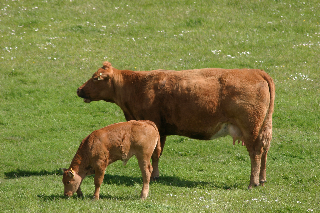
%> input picture Project/textonizationTestImg.bmp, 320 x 213 px
$ octave testFilters.m   (GNU Octave 9; MATLAB toolbox functions it lacks are replaced by stand-ins)
%> lines starting %> are read from the running program, lines starting %| are printed output that depends on the picture
### Project/getOneDimGaussianFilter.m
%{
getOneDimGaussianFilter.m

ML founndations - 2012A
Yaniv Bar

Get a derivative Gaussian lowpass filter
of size 'filterSize' with standard deviation 'sigma'

Input:
filterSize - filter size
sigma - standard deviation
der - (X) 1D-X, (Y) 1D-Y

Output:
gaussianFilter -  a one directional Gaussian lowpass filter
%}

function [gaussianFilter]=getOneDimGaussianFilter(filterSize, sigma, der)
if(strcmp(der,'X')==1)
  gaussianFilter=myGaussianFilter(filterSize,sigma,'X');
elseif(strcmp(der,'Y')==1)
  gaussianFilter=myGaussianFilter(filterSize,sigma,'Y');
end

### Project/getSymmetricGaussianFilter.m
%{
getSymmetricGaussianFilter.m

ML founndations - 2012A
Yaniv Bar

Get a rotationally symmetric Gaussian lowpass filter
of size 'filterSize' with standard deviation 'sigma'

Input:
filterSize - filter size
sigma - standard deviation

Output:
gaussianFilter -  a rotationally symmetric Gaussian lowpass filter
%}

function [gaussianFilter]=getSymmetricGaussianFilter(filterSize, sigma)
gaussianFilter=myGaussianFilter(filterSize,sigma,'S');
% alt: gaussianFilter=fspecial('gaussian',filterSize,sigma);

### Project/getSymmetricLogFilter.m
%{
getSymmetricLogFilter.m

ML founndations - 2012A
Yaniv Bar

Get a rotationally symmetric LOG filter
of size 'filterSize' with standard deviation 'sigma' using fspecial method

Input:
filterSize - filter size
sigma - standard deviation

Output:
logFilter -  a rotationally symmetric LOG filter
%}

function [logFilter]=getSymmetricLogFilter(filterSize, sigma)
logFilter=fspecial('log',filterSize,sigma);

### Project/myGaussianFilter.m
%{
myGaussianFilter.m

ML founndations - 2012A
Yaniv Bar

Input:
filterSize - filter size
filterStd - filter standard deviation
der - (X) 1D-X, (Y) 1D-Y, (S) 2D - Sym (X & Y)

Output:
outputFilter - filter

%}
function [outputFilter]=myGaussianFilter(filterSize,filterStd, der);
filter_n = filterSize(1);
filter_m =  filterSize(2);

[x,y] = meshgrid(-floor(filter_m/2):floor((filter_m-1)/2),-floor(filter_n/2):floor((filter_n-1)/2));
% generating gaussian filter

if(strcmp(der,'S')==1)
    D=sqrt(x.^2+y.^2);
    outputFilter=exp(-(D.^2)./(2*(filterStd.^2)));
elseif(strcmp(der,'X')==1)
    D=sqrt(x.^2);
    outputFilter=exp(-(D.^2)./(2*(filterStd.^2)));
elseif(strcmp(der,'Y')==1)
    D=sqrt(y.^2);
    outputFilter=exp(-(D.^2)./(2*(filterStd.^2)));
end

outputFilter=outputFilter./(sum(sum(outputFilter)));

### Project/testFilters.m
%{
testFilters.m

ML founndations - 2012A
Yaniv Bar

In the image textonization process an input image is convolved with a filter-bank which includes a 17 - dimensional feature filteres.
The feature filtered image bank is made of 3 Gaussians, 4 Laplacian of Gaussians (LoG) and 4 first order derivatives of Gaussians.
The three Gaussian kernels (with sigma = 1, 2, 4) are applied to each H,S,V channel, thus producing 9 filter responses.
The four LoGs (with sigma = 1, 2, 4, 8) were applied to the V channel only, thus producing 4 filter responses.
The four derivatives of Gaussians were divided into the two x and y aligned sets, each with two different
values of kernels (sigma = 2, 4). Derivatives of Gaussians were also applied to the V channel only, thus producing 4 final filter
responses.

This program tests the filters.
%}

clear;

imgFileName = 'textonizationTestImg.bmp';
srcIm = imread(imgFileName);
%> srcIm is the input picture: size 213x320x3 uint8; mean R, G, B 125.8, 128.4, 66.8
Im = im2double(srcIm);
[Im_n,Im_m,Im_d]=size(Im);
%> Im_n = 213; Im_m = 320; Im_d = 3

if(Im_d ~= 3)
    error('Only work on colored images!')
    exit;
else
    Im_hsv = rgb2hsv(Im);
%> Im_hsv: size 213x320x3 double; mean H, S, V 0.172, 0.532, 0.537
    Im_h = Im_hsv(:,:,1);
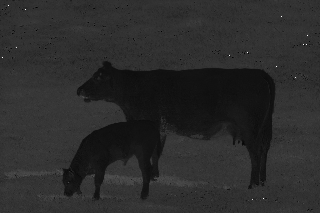
%> Im_h: size 213x320 double; min 0, max 0.993, mean 0.172
    Im_s = Im_hsv(:,:,2);
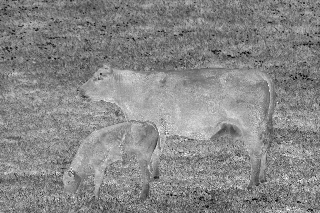
%> Im_s: size 213x320 double; min 0.00392, max 1, mean 0.532
    Im_v = Im_hsv(:,:,3);
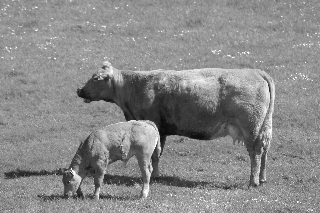
%> Im_v: size 213x320 double; min 0.0353, max 1, mean 0.537
end

resIm = cat(3,Im_h,Im_s,Im_v);
resIm=hsv2rgb(resIm);

figure;
subplot(2,3,1); imagesc(Im);title('HSV decomposition');
subplot(2,3,2); imagesc(resIm);
subplot(2,3,4); imagesc(Im_h);colormap(gray);
subplot(2,3,5); imagesc(Im_s);colormap(gray);
subplot(2,3,6); imagesc(Im_v);colormap(gray);

filterSize=[11,11];
sigma_val1=1;
sigma_val2=2;
sigma_val4=4;
sigma_val8=8;

gaussianFilter = getOneDimGaussianFilter(filterSize,1,'X');
filteredIm_v=conv2(Im_v,gaussianFilter,'same');
figure;
subplot(2,2,1); imagesc(Im_v);colormap(gray);title('1D X-axis gaussian filter example on value component. Sigma value=1.');
subplot(2,2,2); imagesc(filteredIm_v);colormap(gray);
subplot(2,2,3); imagesc(gaussianFilter);colormap(gray);
subplot(2,2,4); mesh(gaussianFilter);

gaussianFilter = getOneDimGaussianFilter(filterSize,1,'Y');
filteredIm_v=conv2(Im_v,gaussianFilter,'same');
figure;
subplot(2,2,1); imagesc(Im_v);colormap(gray);title('1D Y-axis gaussian filter example on value component. Sigma value=1.');
subplot(2,2,2); imagesc(filteredIm_v);colormap(gray);
subplot(2,2,3); imagesc(gaussianFilter);colormap(gray);
subplot(2,2,4); mesh(gaussianFilter);
%> after `mesh(gaussianFilter)`:
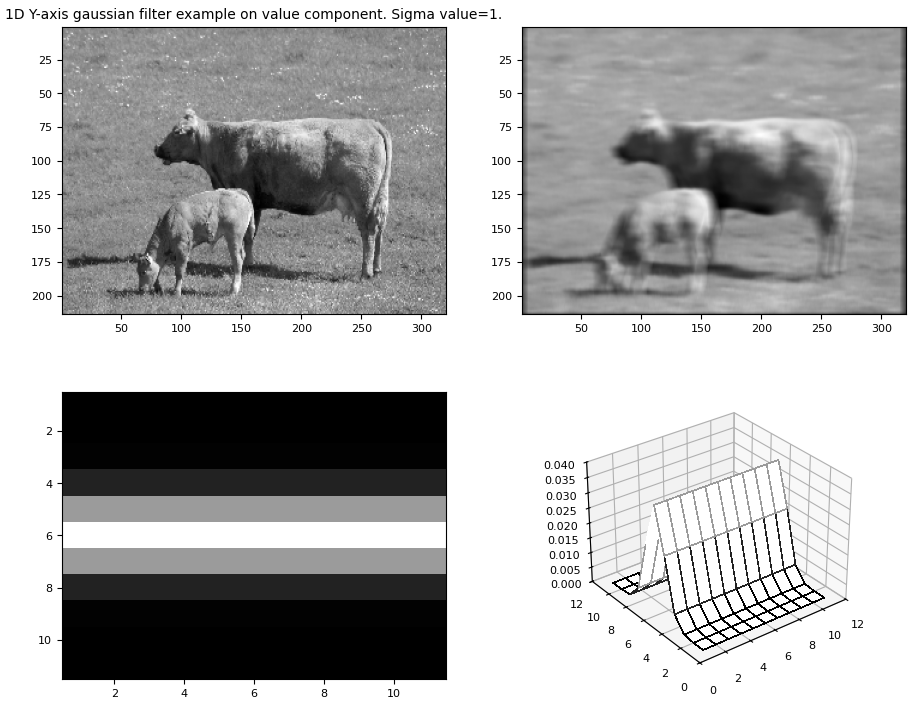
%> figure redrawn from the program's plot data, 4 panels

gaussianFilter = getSymmetricGaussianFilter(filterSize,sigma_val4);
filteredIm_v=conv2(Im_v,gaussianFilter,'same');
figure;
subplot(2,2,1); imagesc(Im_v);colormap(gray);title('1D X&Y-axis gaussian filter example on value component. Sigma value=4.');
subplot(2,2,2); imagesc(filteredIm_v);colormap(gray);
subplot(2,2,3); imagesc(gaussianFilter);colormap(gray);
subplot(2,2,4); mesh(gaussianFilter);
%> after `mesh(gaussianFilter)`:
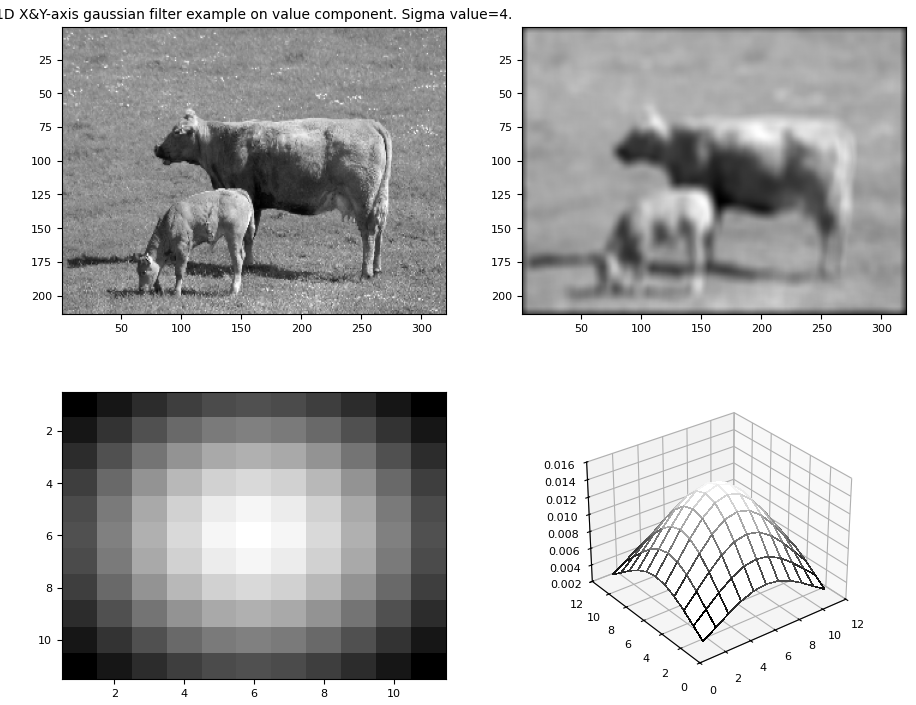
%> figure redrawn from the program's plot data, 4 panels

logFilter = getSymmetricLogFilter(filterSize,sigma_val8);
filteredIm_v=conv2(Im_v,logFilter,'same');
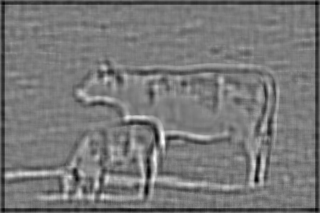
%> filteredIm_v: size 213x320 double; min -0.000782, max 0.000818, mean -2.68e-05; drawn with min black and max white
figure;
subplot(2,2,1); imagesc(Im_v);colormap(gray);title('1D X&Y-laplacian of gaussian filter example on value component. Sigma value=8.');
subplot(2,2,2); imagesc(filteredIm_v);colormap(gray);
subplot(2,2,3); imagesc(logFilter);colormap(gray);
subplot(2,2,4); mesh(logFilter);colormap(gray);
%> after `colormap(gray)`:
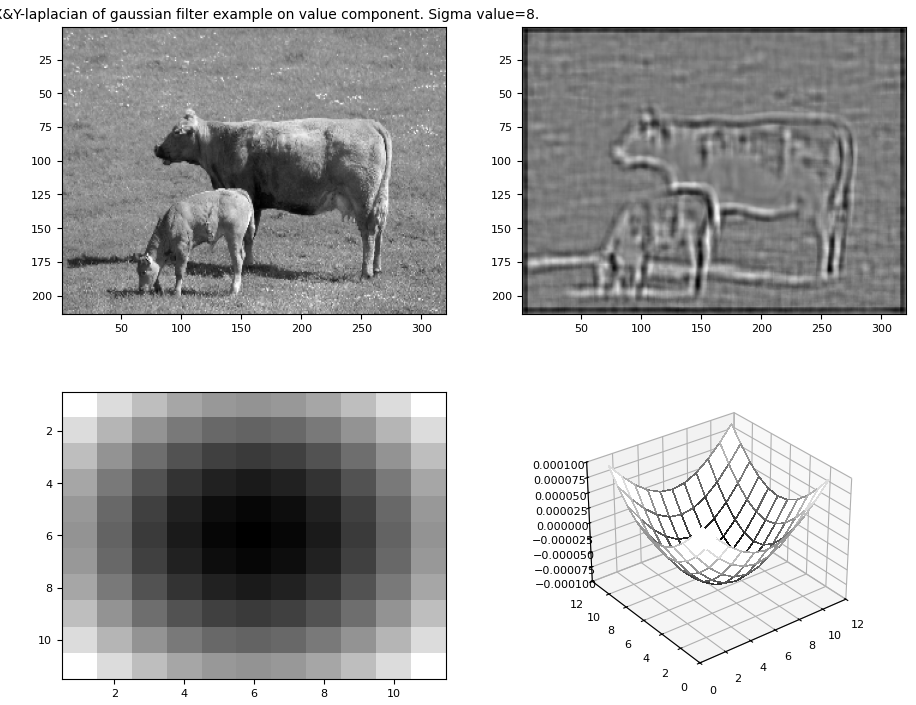
%> figure redrawn from the program's plot data, 4 panels
